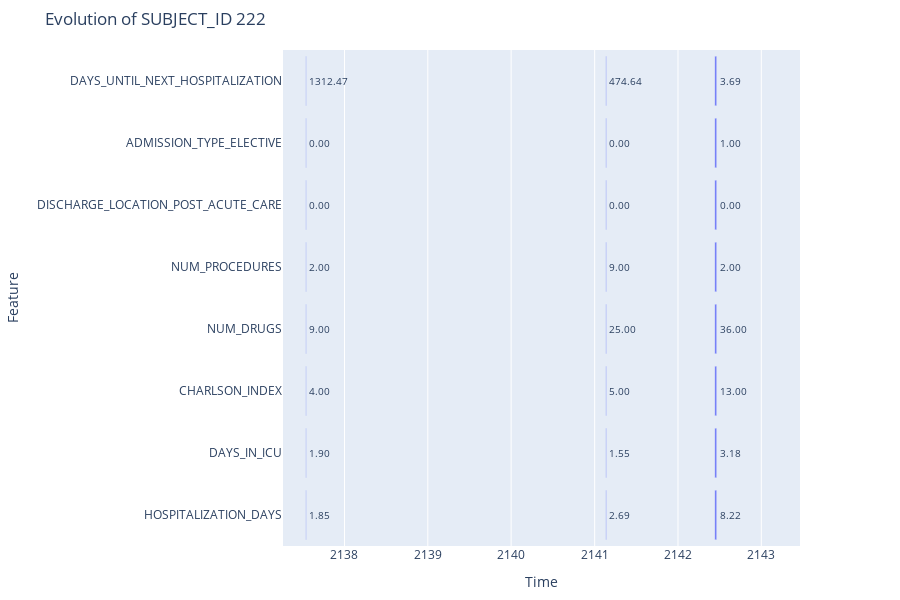

Notebook code for this chart:
### Code cell
from recurrent_health_events_prediction.visualization.utils import plot_subject_evolution

feat_display = past_df.columns.tolist()[4:]
plot_subject_evolution(past_df, 222, features_to_plot=feat_display)

### Figure 1 — Plotly figure (JSON) as saved in the notebook; plotly's stock layout.template omitted (floating-point values rounded to 4 significant figures)
{"data": [{"base": ["2137-07-15T15:31:00.000000000", "2141-02-18T23:10:00.000000000", "2142-06-11T07:15:00.000000000", "2137-07-15T15:31:00.000000000", "2141-02-18T23:10:00.000000000", "2142-06-11T07:15:00.000000000", "2137-07-15T15:31:00.000000000", "2141-02-18T23:10:00.000000000", "2142-06-11T07:15:00.000000000", "2137-07-15T15:31:00.000000000", "2141-02-18T23:10:00.000000000", "2142-06-11T07:15:00.000000000", "2137-07-15T15:31:00.000000000", "2141-02-18T23:10:00.000000000", "2142-06-11T07:15:00.000000000", "2137-07-15T15:31:00.000000000", "2141-02-18T23:10:00.000000000", "2142-06-11T07:15:00.000000000", "2137-07-15T15:31:00.000000000", "2141-02-18T23:10:00.000000000", "2142-06-11T07:15:00.000000000", "2137-07-15T15:31:00.000000000", "2141-02-18T23:10:00.000000000", "2142-06-11T07:15:00.000000000"], "hovertemplate": "ADMITTIME=%{base}<br>DISCHTIME=%{x}<br>Feature=%{y}<br>Value=%{text}<extra></extra>", "legendgroup": "", "marker": {"color": "#636efa", "pattern": {"shape": ""}}, "name": "", "orientation": "h", "showlegend": false, "text": ["1.85", "2.69", "8.22", "1.90", "1.55", "3.18", "4.00", "5.00", "13.00", "9.00", "25.00", "36.00", "2.00", "9.00", "2.00", "0.00", "0.00", "0.00", "0.00", "0.00", "1.00", "1312.47", "474.64", "3.69"], "textfont": {"size": 10}, "textposition": "outside", "type": "bar", "x": [160140000, 232800000, 710100000, 160140000, 232800000, 710100000, 160140000, 232800000, 710100000, 160140000, 232800000, 710100000, 160140000, 232800000, 710100000, 160140000, 232800000, 710100000, 160140000, 232800000, 710100000, 160140000, 232800000, 710100000], "xaxis": "x", "y": ["HOSPITALIZATION_DAYS", "HOSPITALIZATION_DAYS", "HOSPITALIZATION_DAYS", "DAYS_IN_ICU", "DAYS_IN_ICU", "DAYS_IN_ICU", "CHARLSON_INDEX", "CHARLSON_INDEX", "CHARLSON_INDEX", "NUM_DRUGS", "NUM_DRUGS", "NUM_DRUGS", "NUM_PROCEDURES", "NUM_PROCEDURES", "NUM_PROCEDURES", "DISCHARGE_LOCATION_POST_ACUTE_CARE", "DISCHARGE_LOCATION_POST_ACUTE_CARE", "DISCHARGE_LOCATION_POST_ACUTE_CARE", "ADMISSION_TYPE_ELECTIVE", "ADMISSION_TYPE_ELECTIVE", "ADMISSION_TYPE_ELECTIVE", "DAYS_UNTIL_NEXT_HOSPITALIZATION", "DAYS_UNTIL_NEXT_HOSPITALIZATION", "DAYS_UNTIL_NEXT_HOSPITALIZATION"], "yaxis": "y"}], "layout": {"barmode": "overlay", "height": 600, "legend": {"tracegroupgap": 0}, "margin": {"b": 50, "l": 100, "r": 100, "t": 50}, "title": {"text": "Evolution of SUBJECT_ID 222"}, "xaxis": {"anchor": "y", "domain": [0, 1], "range": ["2137-04-06T15:31:00", "2143-06-19T12:30:00"], "title": {"text": "Time"}, "type": "date"}, "yaxis": {"anchor": "x", "domain": [0, 1], "title": {"text": "Feature"}}}}
